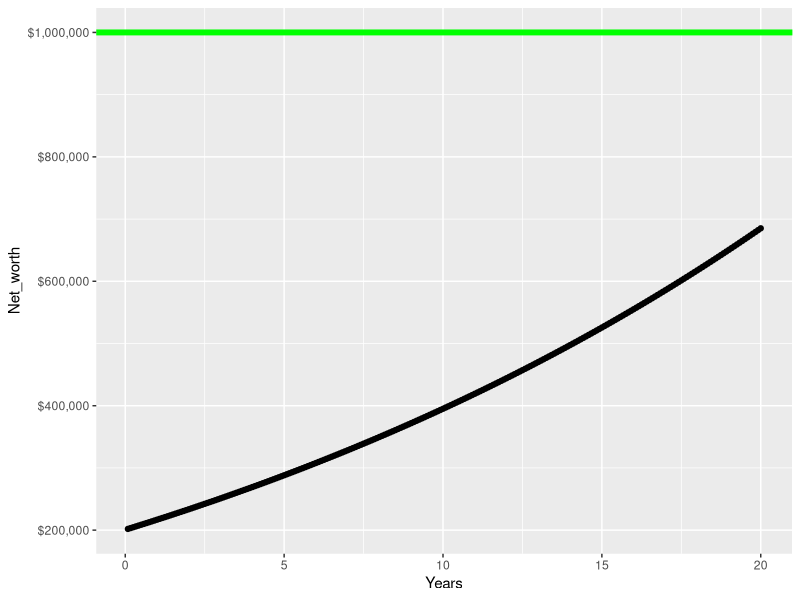

Source code (R):
library(tidyverse)
P <- 200650 #Principal invested
monthly_investment <- 650
r <- .04 #Simple interest rate, i.e., APR
t <- 20 #Years we are investing
n <- 365*24 #Number of times we compound per year
N <- 12*t #Number of monthly_investments we make
current_totals <- numeric()

for(i in 1:N){
      new_total <- P*(1+r/n)^(n*1/12) + monthly_investment
      P <- new_total
      current_totals[i] <- P
}

net_worth_table <- data.frame(Net_worth = current_totals, Years = seq(from = 1/12, to = t, by = 1/12))
ggplot(net_worth_table, aes(y = Net_worth, x = Years)) + geom_point() + scale_y_continuous(labels = scales::label_dollar()) + geom_hline(yintercept = 1000000, color = "green", linewidth = 2)
tail(current_totals,2)
